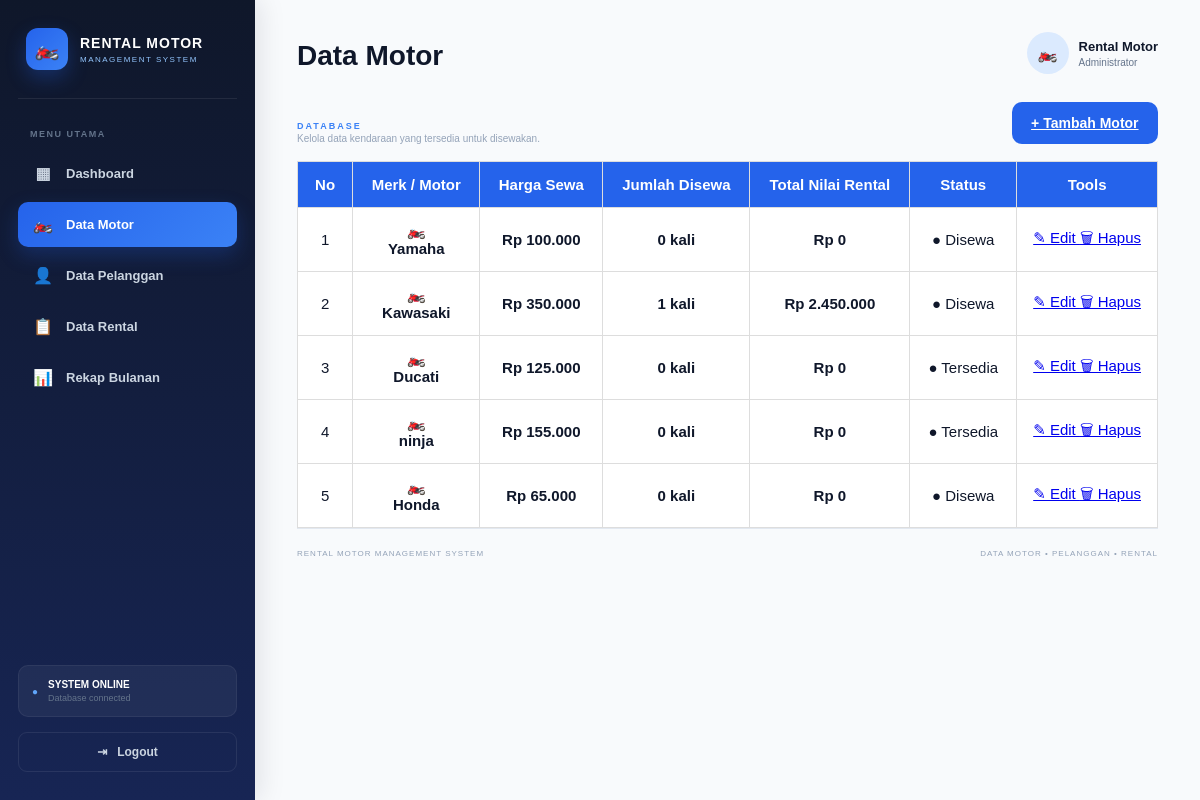
The app's page /motor/index_motor.php with its own data.
### tables this page shows
CREATE TABLE `motor` (
  `id_motor` int(11) NOT NULL,
  `merk` varchar(20) NOT NULL,
  `harga_sewa` int(10) NOT NULL,
  `status` varchar(10) NOT NULL
);

### motor/index_motor.php (the view, shortened to what this page needs)
<?php
include "../koneksi.php";
$data = mysqli_query($conn, "
    SELECT
        motor.*,
        COUNT(rental.id_rental) AS jumlah_sewa,
        COALESCE(SUM(rental.total_harga), 0) AS total_pendapatan
    FROM motor
    LEFT JOIN rental
        ON motor.id_motor = rental.id_motor
    GROUP BY
        motor.id_motor,
        motor.merk,
        motor.harga_sewa,
        motor.status
    ORDER BY motor.id_motor ASC
");
?>
<!DOCTYPE html>
<html lang="id">
<head>
    <link rel="stylesheet" href="../style.css">
</head>
<body class="dashboard-page">
<aside class="sidebar">
    <div class="sidebar-brand">
        <div class="brand-icon">🏍️</div>
        <div>
            <h2>RENTAL MOTOR</h2>
            <span>MANAGEMENT SYSTEM</span>
        </div>
    </div>
    <div class="sidebar-menu">
        <p class="menu-title">MENU UTAMA</p>
        <a href="../dashboard.php" class="sidebar-link">
            <span>▦</span>
            Dashboard
        </a>
        <a href="index_motor.php" class="sidebar-link active">
            <span>🏍️</span>
            Data Motor
        </a>
        <a href="../pelanggan/index_pelanggan.php" class="sidebar-link">
            <span>👤</span>
            Data Pelanggan
        </a>
        <a href="../rental/index_rental.php" class="sidebar-link">
            <span>📋</span>
            Data Rental
        </a>
        <a href="../rekap/index_rekap.php" class="sidebar-link">
            <span>📊</span>
            Rekap Bulanan
        </a>
    </div>
    <div class="sidebar-bottom">
        <div class="system-online">
            <span>●</span>
            <div>
                <b>System Online</b>
                <small>Database connected</small>
            </div>
        </div>
        <a href="../logout.php" class="logout-link">
            ⇥ &nbsp; Logout
        </a>
    </div>
</aside>
<main class="dashboard-main">
    <header class="dashboard-topbar">
        <div>
            <h1>Data Motor</h1>
        </div>
        <div class="admin-profile">
            <div class="admin-avatar">🏍️</div>
            <div class="admin-info">
                <b>Rental Motor</b>
                <span>Administrator</span>
            </div>
        </div>
    </header>
    <section class="data-page">
        <div class="section-heading">
            <div>
                <span>DATABASE</span>
                <p>
                    Kelola data kendaraan yang tersedia untuk disewakan.
                </p>
            </div>
            <a href="tambah_motor.php" class="primary-button">
                + Tambah Motor
            </a>
        </div>
        <div class="table-card">
            <div class="table-wrapper">
                <table class="data-table">
                    <thead>
                        <tr>
                            <th>No</th>
                            <th>Merk / Motor</th>
                            <th>Harga Sewa</th>
                            <th>Jumlah Disewa</th>
                            <th>Total Nilai Rental</th>
                            <th>Status</th>
                            <th>Tools</th>
                        </tr>
                    </thead>
                    <tbody>
                        <?php
                        $no = 1;
                        while ($row = mysqli_fetch_assoc($data)) {
                        ?>
                        <tr>
                            <td>
                                <?= $no++; ?>
                            </td>
                            <td>
                                <div class="motor-name">
                                    <div class="motor-mini-icon">
                                        🏍️
                                    </div>
                                    <div>
                                        <strong>
                                            <?= htmlspecialchars(
                                                $row['merk'],
                                                ENT_QUOTES,
                                                'UTF-8'
                                            ); ?>
                                        </strong>
                                    </div>
                                </div>
                            </td>
                            <td>
                                <strong class="price">
                                    Rp <?= number_format(
                                        (float) $row['harga_sewa'],
                                        0,
                                        ',',
                                        '.'
                                    ); ?>
                                </strong>
                            </td>
                            <td>
                                <strong>
                                    <?= number_format(
                                        (int) $row['jumlah_sewa'],
                                        0,
                                        ',',
                                        '.'
                                    ); ?> kali
                                </strong>
                            </td>
                            <td>
                                <strong class="price">
                                    Rp <?= number_format(
                                        (float) $row['total_pendapatan'],
                                        0,
                                        ',',
                                        '.'
                                    ); ?>
                                </strong>
                            </td>
                            <td>
                                <?php if ($row['status'] == 'Tersedia') { ?>
                                    <span class="status-badge available">
                                        ● Tersedia
                                    </span>
                                <?php } else { ?>
                                    <span class="status-badge rented">
                                        ● Disewa
                                    </span>
                                <?php } ?>
                            </td>
                            <td>
                                <div class="action-buttons">
                                    <a
                                        href="edit_motor.php?id=<?= (int) $row['id_motor']; ?>"
                                        class="action-edit"
                                    >
                                        ✎ Edit
                                    </a>
                                    <a
                                        href="hapus_motor.php?id=<?= (int) $row['id_motor']; ?>"
                                        class="action-delete"
                                        onclick="return confirm('Yakin ingin menghapus motor ini?')"
                                    >
                                        🗑 Hapus
                                    </a>
                                </div>
                            </td>
                        </tr>
                        <?php
                        }
                        ?>
                    </tbody>
                </table>
            </div>
        </div>
    </section>
    <footer class="dashboard-footer">
        <span>
            RENTAL MOTOR MANAGEMENT SYSTEM
        </span>
        <span>
            DATA MOTOR • PELANGGAN • RENTAL
        </span>
    </footer>
</main>
</body>
</html>

### style.css (style rules this page uses)
* { margin: 0; padding: 0; box-sizing: border-box; font-family: Arial, sans-serif; }
body { background: #f1f5f9; min-height: 100vh; }
.login-button, .primary-button { border: none; background: #2563eb; color: white; cursor: pointer; font-weight: bold; }
.dashboard-page { background: #f8fafc; min-height: 100vh; display: flex; color: #0f172a; }
.sidebar { width: 255px; min-height: 100vh; position: fixed; inset: 0 auto 0 0; display: flex; flex-direction: column; padding: 28px 18px; background: linear-gradient(180deg, #0f172a 0%, #172554 100%); color: white; box-shadow: 5px 0 25px rgba(15,23,42,.10); z-index: 10; }
.sidebar-brand { display: flex; align-items: center; gap: 12px; padding: 0 8px 28px; border-bottom: 1px solid rgba(255,255,255,.08); }
.brand-icon { width: 42px; height: 42px; display: flex; align-items: center; justify-content: center; border-radius: 12px; background: linear-gradient(135deg, #2563eb, #3b82f6); font-size: 20px; box-shadow: 0 8px 20px rgba(37,99,235,.30); }
.sidebar-brand h2 { font-size: 14px; letter-spacing: 1px; }
.sidebar-brand span { display: block; margin-top: 4px; font-size: 8px; letter-spacing: 1.5px; color: #93c5fd; }
.sidebar-menu { margin-top: 30px; }
.menu-title { padding: 0 12px; margin-bottom: 12px; font-size: 9px; font-weight: bold; letter-spacing: 1.5px; color: #64748b; }
.sidebar-link { display: flex; align-items: center; gap: 12px; padding: 13px 14px; margin-bottom: 6px; border-radius: 10px; text-decoration: none; color: #cbd5e1; font-size: 13px; font-weight: 600; transition: .2s; }
.sidebar-link span { width: 22px; text-align: center; font-size: 16px; }
.sidebar-link.active { background: linear-gradient(135deg, #2563eb, #3b82f6); color: white; box-shadow: 0 8px 20px rgba(37,99,235,.25); }
.sidebar-bottom { margin-top: auto; }
.system-online { display: flex; align-items: center; gap: 10px; padding: 13px; margin-bottom: 15px; border-radius: 10px; background: rgba(255,255,255,.05); border: 1px solid rgba(255,255,255,.06); }
.system-online > span { color: #60a5fa; font-size: 10px; }
.system-online b { display: block; font-size: 10px; text-transform: uppercase; }
.system-online small { display: block; margin-top: 3px; color: #64748b; font-size: 9px; }
.logout-link { display: block; padding: 12px; text-align: center; border-radius: 9px; text-decoration: none; color: #cbd5e1; font-size: 12px; font-weight: bold; border: 1px solid rgba(255,255,255,.08); transition: .2s; }
.dashboard-main { margin-left: 255px; width: calc(100% - 255px); min-height: 100vh; padding: 32px 42px; }
.dashboard-topbar { display: flex; justify-content: space-between; align-items: center; margin-bottom: 28px; }
.dashboard-topbar h1 { margin-top: 5px; font-size: 28px; color: #0f172a; }
.admin-profile { display: flex; align-items: center; gap: 10px; }
.admin-avatar { width: 42px; height: 42px; display: flex; align-items: center; justify-content: center; border-radius: 50%; background: #dbeafe; color: #2563eb; font-weight: bold; }
.admin-info b { display: block; font-size: 13px; }
.admin-info span { display: block; margin-top: 3px; font-size: 10px; color: #64748b; }
.section-heading { display: flex; justify-content: space-between; align-items: end; margin-bottom: 17px; }
.section-heading > div > span { font-size: 9px; letter-spacing: 2px; color: #3b82f6; font-weight: bold; }
.section-heading p { font-size: 10px; color: #94a3b8; }
.dashboard-footer { display: flex; justify-content: space-between; padding-top: 20px; border-top: 1px solid #e2e8f0; color: #94a3b8; font-size: 8px; letter-spacing: 1px; }
table { width: 100%; border-collapse: collapse; background: white; font-size: 15px; }
th, td { padding: 14px 16px; border: 1px solid #ddd; text-align: center; white-space: nowrap; }
th { background: #2563eb; color: white; }
.data-table th, .data-table td { vertical-align: middle; }
table th:last-child, table td:last-child { width: 1%; white-space: nowrap; }
.primary-button { display: inline-block; width: 17%; padding: 13px; text-align: center; border-radius: 10px; background: #2563eb; color: white; font-size: 14px; font-weight: 600; cursor: pointer; }

### records on screen
motor: merk "Yamaha", harga_sewa "100.000", jumlah_sewa "0", total_pendapatan "0", status "● Disewa"
motor: merk "Kawasaki", harga_sewa "350.000", jumlah_sewa "1", total_pendapatan "2.450.000", status "● Disewa"
motor: merk "Ducati", harga_sewa "125.000", jumlah_sewa "0", total_pendapatan "0", status "● Tersedia"
motor: merk "ninja", harga_sewa "155.000", jumlah_sewa "0", total_pendapatan "0", status "● Tersedia"
motor: merk "Honda", harga_sewa "65.000", jumlah_sewa "0", total_pendapatan "0", status "● Disewa"
